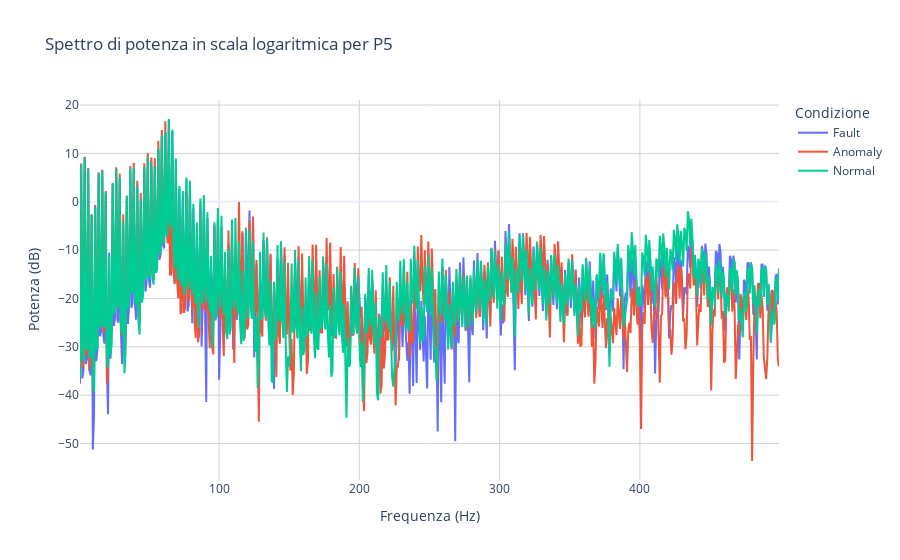

Write notebook code for a chart like this one.
### Code cell
# selezione delle freq positive
positive_freqs = freq[:len(freq)//2]
fft_fault_positive = fft_fault[1:len(fft_fault)//2]
fft_anomaly_positive = fft_anomaly[1:len(fft_anomaly)//2]
fft_normal_positive = fft_normal[1:len(fft_normal)//2]


#spettro di potenza
power_spectrum_fault_positive = np.abs(fft_fault_positive) ** 2 / len(fft_fault_positive)
power_spectrum_anomaly_positive = np.abs(fft_anomaly_positive) ** 2 / len(fft_anomaly_positive)
power_spectrum_normal_positive = np.abs(fft_normal_positive) ** 2 / len(fft_normal_positive)

# plt.figure(figsize=(10, 6))
# plt.plot(positive_freqs, 10 * np.log10(power_spectrum_fault_positive), label='Fault')
# plt.plot(positive_freqs, 10 * np.log10(power_spectrum_anomaly_positive), label='Anomaly')
# plt.plot(positive_freqs, 10 * np.log10(power_spectrum_normal_positive), label='Normal')
# plt.title('Spettro di potenza in scala logaritmica per P5')
# plt.xlabel('Frequenza (Hz)')
# plt.ylabel('Potenza (dB)')
# plt.legend()
# plt.grid()
# plt.show()
fig = go.Figure()

fig.add_trace(go.Scatter(
    x=positive_freqs,
    y=10 * np.log10(power_spectrum_fault_positive),
    mode='lines',
    name='Fault'
))

fig.add_trace(go.Scatter(
    x=positive_freqs,
    y=10 * np.log10(power_spectrum_anomaly_positive),
    mode='lines',
    name='Anomaly'
))

fig.add_trace(go.Scatter(
    x=positive_freqs,
    y=10 * np.log10(power_spectrum_normal_positive),
    mode='lines',
    name='Normal'
))

# Aggiunta del titolo e delle etichette agli assi
fig.update_layout(
    title='Spettro di potenza in scala logaritmica per P5',
    xaxis_title='Frequenza (Hz)',
    yaxis_title='Potenza (dB)',
    legend_title='Condizione',
    template='plotly_white'
)

# Aggiunta della griglia
fig.update_xaxes(showgrid=True, gridwidth=1, gridcolor='LightGray')
fig.update_yaxes(showgrid=True, gridwidth=1, gridcolor='LightGray')

# Mostrare il grafico
fig.show()

### Figure 1 — Plotly figure (JSON) as saved in the notebook; plotly's stock layout.template omitted (floating-point values rounded to 4 significant figures; data arrays with more than 128 entries replaced by an {"elided": "..."} marker saying what was removed)
{"data": [{"mode": "lines", "name": "Fault", "type": "scatter", "x": {"elided": "599 float values"}, "y": {"elided": "599 float values"}}, {"mode": "lines", "name": "Anomaly", "type": "scatter", "x": {"elided": "599 float values"}, "y": {"elided": "599 float values"}}, {"mode": "lines", "name": "Normal", "type": "scatter", "x": {"elided": "599 float values"}, "y": {"elided": "599 float values"}}], "layout": {"legend": {"title": {"text": "Condizione"}}, "title": {"text": "Spettro di potenza in scala logaritmica per P5"}, "xaxis": {"gridcolor": "LightGray", "gridwidth": 1, "showgrid": true, "title": {"text": "Frequenza (Hz)"}}, "yaxis": {"gridcolor": "LightGray", "gridwidth": 1, "showgrid": true, "title": {"text": "Potenza (dB)"}}}}
